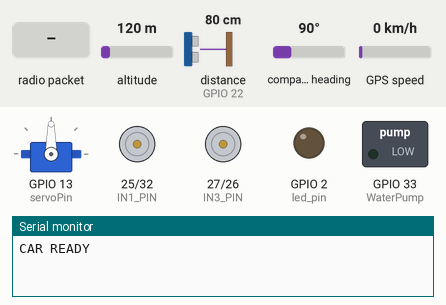
Recording of a sketch running on a simulated ESP32. Parts: servo, motor-driver pin pairs drawn as motors (green arrow = first pin HIGH = forward, orange = second pin HIGH = backward, longer = more drive, scaled by the enable pin), switched loads named in the sketch (green lamp = pin HIGH), output pins drawn as LEDs (lit = HIGH), the last lines printed to the serial monitor. Inputs (shaded band) come from the test bench; at power-on: altitude 120 m, distance to the obstacle (sensor on GPIO 22) 80 cm, compass heading 90°, GPS speed 0 km/h. The echo pulse lasts 58.3 µs per cm; the GPS gets a fix after 3 s at 37.7749, -122.4194 with 8 satellites; no radio packets arrive unless stated; pins used as bus, display or sensor lines are not drawn.

Above: at 1.2 s.
1.3 s: radio packet "1" arrives
At 2.5 s:
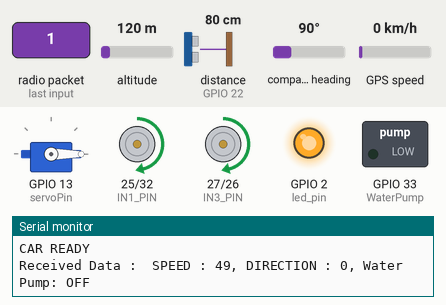
2.8 s: radio packet "0" arrives
At 4.1 s:
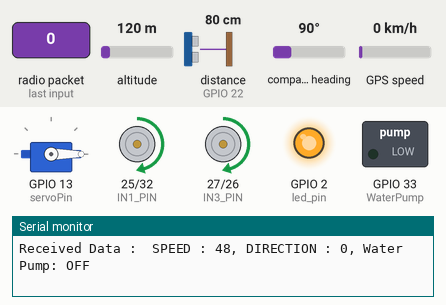
Timing chart, 0 to 5.8 s (numbered marks = the images above; inputs shaded):
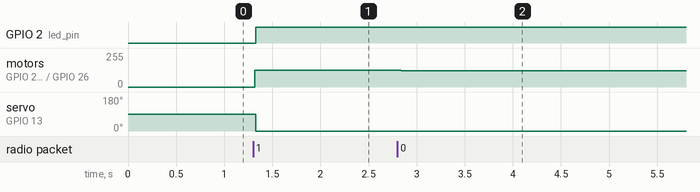

Measured:
- after the input at 1.3 s, GPIO 2 (led_pin): LOW → HIGH at once; motor on GPIO 25 (IN1_PIN) / GPIO 32 (IN2_PIN), motor on GPIO 27 (IN3_PIN) / GPIO 26 (IN4_PIN): stopped → forward 124/255 at once; servo on GPIO 13 (servoPin): 90° → 0° at once
- after the input at 2.8 s, motor on GPIO 25 (IN1_PIN) / GPIO 32 (IN2_PIN), motor on GPIO 27 (IN3_PIN) / GPIO 26 (IN4_PIN): forward 124/255 → forward 122/255 at once

The sketch:

MTE_FINAL_CAR.ino
```cpp
#include <RF24.h>
#include <TinyGPS++.h>
#include <ESP32Servo.h>
#include <Arduino.h>


#define servoPin 13
Servo myservo;
#define CE_PIN 4
#define CSN_PIN 5
#define RXD2 16
#define TXD2 17

#define ENA_PIN 12
#define IN1_PIN 25
#define IN2_PIN 32

#define ENB_PIN 14
#define IN3_PIN 27
#define IN4_PIN 26

#define WaterPump 33

#define GPS_BAUD 9600

#define TRIG_PIN 15
#define ECHO_PIN 22

RF24 radio(CE_PIN, CSN_PIN);
const byte address[][6] = {"00001", "00002"};

TinyGPSPlus gps;

HardwareSerial gpsSerial(2);

#define led_pin 2

volatile bool collision = false;
volatile bool water = false;
unsigned long lastSendTime = 0;

void IRAM_ATTR handleCollision() {
  collision = true;
}

void setup() {
  Serial.begin(115200);
  gpsSerial.begin(GPS_BAUD, SERIAL_8N1, RXD2, TXD2);
  pinMode(IN1_PIN, OUTPUT);
  pinMode(IN2_PIN, OUTPUT);
  pinMode(IN3_PIN, OUTPUT);
  pinMode(IN4_PIN, OUTPUT);
  pinMode(ENA_PIN, OUTPUT);
  pinMode(ENB_PIN, OUTPUT);
  pinMode(WaterPump, OUTPUT);

  pinMode(TRIG_PIN, OUTPUT);
  pinMode(ECHO_PIN, INPUT);

  digitalWrite(IN1_PIN, LOW);
  digitalWrite(IN2_PIN, LOW);
  digitalWrite(IN3_PIN, LOW);
  digitalWrite(IN4_PIN, LOW);

  myservo.attach(servoPin);
  myservo.write(90);


  radio.begin();
  radio.openWritingPipe(address[1]);
  radio.openReadingPipe(1, address[0]);
  radio.setPALevel(RF24_PA_LOW);
  radio.startListening();

  pinMode(led_pin, OUTPUT);
  digitalWrite(led_pin, LOW);

  Serial.println("CAR READY");
}

void stopMotors() {
  digitalWrite(IN1_PIN, LOW);
  digitalWrite(IN2_PIN, LOW);
  analogWrite(ENA_PIN, 0);

  digitalWrite(IN3_PIN, LOW);
  digitalWrite(IN4_PIN, LOW);
  analogWrite(ENB_PIN, 0);
}

void loop() {
  unsigned long currentMillis = millis();

  if (radio.available()) {
    struct DataPacket {
      int8_t joystickX;
      byte joystickY;
      bool water;
      bool collisionFlag;
    } data;

    radio.read(&data, sizeof(data));
    Serial.print("Received Data :  ");
    Serial.print("SPEED : ");
    Serial.print(data.joystickX);

    float currentDistance = readDistance();
    if (currentDistance < 10.0)
    {
      Serial.println(" Obstacle detected! Blocking forward motion.");
      if (data.joystickX > 0)
      {
        stopMotors();
      }
      else if (data.joystickX < 0)
      {

        digitalWrite(IN1_PIN, LOW);
        digitalWrite(IN2_PIN, HIGH);
        analogWrite(ENA_PIN, map(data.joystickX, -100, 0, 255, 0));

        digitalWrite(IN3_PIN, LOW);
        digitalWrite(IN4_PIN, HIGH);
        analogWrite(ENB_PIN, map(data.joystickX, -100, 0, 255, 0));

        delay(10);
      }
      else
      {
        stopMotors();
        delay(10);
      }
    }
    else
    {

    if (data.joystickX > 0)
    {
      digitalWrite(IN1_PIN, HIGH);
      digitalWrite(IN2_PIN, LOW);
      analogWrite(ENA_PIN, map(data.joystickX, 0, 100, 0, 255));

      digitalWrite(IN3_PIN, HIGH);
      digitalWrite(IN4_PIN, LOW);
      analogWrite(ENB_PIN, map(data.joystickX, 0, 100, 0, 255));

      delay(10);
    }
    else if (data.joystickX < 0)
    {
      digitalWrite(IN1_PIN, LOW);
      digitalWrite(IN2_PIN, HIGH);
      analogWrite(ENA_PIN, map(data.joystickX, -100, 0, 255, 0));

      digitalWrite(IN3_PIN, LOW);
      digitalWrite(IN4_PIN, HIGH);
      analogWrite(ENB_PIN, map(data.joystickX, -100, 0, 255, 0));

      delay(10);
    }
  else
  {
    stopMotors();
    delay(10);
  }
}

    int angle = constrain(data.joystickY, 0, 180);
    Serial.print(", DIRECTION : ");
    Serial.print(angle);
    myservo.write(angle);

    if (data.water)
    {
      digitalWrite(WaterPump, HIGH);
      Serial.println(", Water Pump: ON");
    }
    else
    {
      digitalWrite(WaterPump, LOW);
      Serial.println(", Water Pump: OFF");
    }

    digitalWrite(led_pin, HIGH);
  }


  if (currentMillis - lastSendTime >= 5000)
  {
    lastSendTime = currentMillis;
    sendGPSData();
  }

  delay(50);
}


bool readGPSData()
{
  while (gpsSerial.available() > 0)
  {
    gps.encode(gpsSerial.read());
  }

  if (gps.location.isValid())
  {
    Serial.print("Latitude  : ");
    Serial.println(gps.location.lat(), 6);
    Serial.print("Longitude : ");
    Serial.println(gps.location.lng(), 6);
  }
  else
  {
    Serial.println("Latitude and Longitude data is invalid.");
  }

  return gps.location.isValid();
}

float readDistance()
{
  digitalWrite(TRIG_PIN, LOW);
  delayMicroseconds(2);
  digitalWrite(TRIG_PIN, HIGH);
  delayMicroseconds(10);
  digitalWrite(TRIG_PIN, LOW);

  float duration = pulseIn(ECHO_PIN, HIGH);
  float distance = (duration / 2) / 29.1;

  return distance;
}

void sendGPSData()
{
  if (readGPSData())
  {
    struct GPSData
    {
      float latitude;
      float longitude;
      float distance;
    } gpsData;

    gpsData.latitude = gps.location.lat();
    gpsData.longitude = gps.location.lng();
    gpsData.distance = readDistance();

    radio.stopListening();
    delay(250);
    bool send_status = radio.write(&gpsData, sizeof(gpsData));
    radio.startListening();

    if (send_status)
    {
      Serial.println("GPS Sended :");
      Serial.print("Latitude  : ");
      Serial.println(gpsData.latitude, 6);
      Serial.print("Longitude : ");
      Serial.println(gpsData.longitude, 6);
      Serial.print("Distance  : ");
      Serial.println(gpsData.distance, 2);
    }
    else
    {
      Serial.println("GPS data could not be sent.");
    }
  }
  else
  {
    Serial.println("GPS data could not be read.");
  }
}
```
